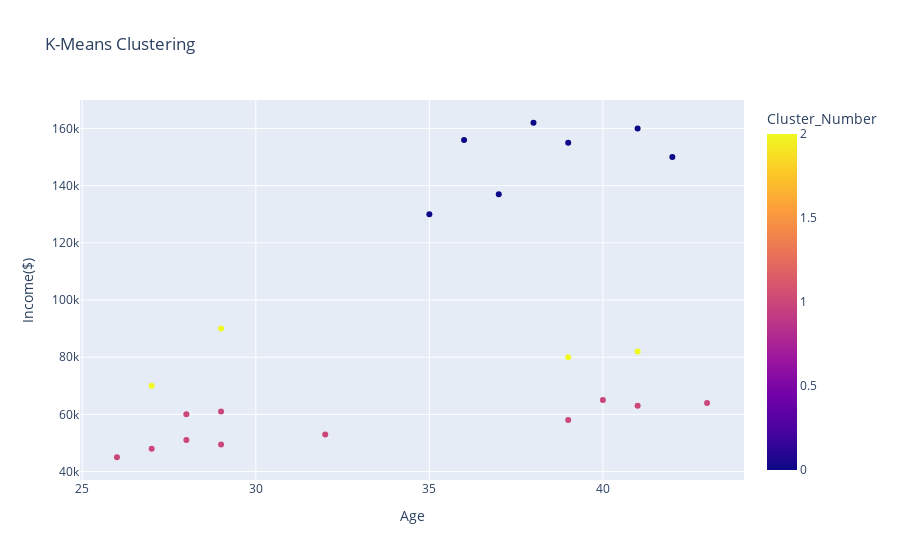

The notebook cell this image was saved under:
### Code cell
px.scatter(x='Age',y='Income($)', data_frame=df, color='Cluster_Number', title='K-Means Clustering')

### Figure 1 — Plotly figure (JSON) as saved in the notebook; plotly's stock layout.template omitted (floating-point values rounded to 4 significant figures)
{"data": [{"hovertemplate": "Age=%{x}<br>Income($)=%{y}<br>Cluster_Number=%{marker.color}<extra></extra>", "legendgroup": "", "marker": {"color": [2, 2, 1, 1, 0, 0, 0, 0, 0, 0, 0, 1, 1, 1, 1, 1, 1, 1, 1, 2, 2, 1], "coloraxis": "coloraxis", "symbol": "circle"}, "mode": "markers", "name": "", "orientation": "v", "showlegend": false, "type": "scatter", "x": [27, 29, 29, 28, 42, 39, 41, 38, 36, 35, 37, 26, 27, 28, 29, 32, 40, 41, 43, 39, 41, 39], "xaxis": "x", "y": [70000, 90000, 61000, 60000, 150000, 155000, 160000, 162000, 156000, 130000, 137000, 45000, 48000, 51000, 49500, 53000, 65000, 63000, 64000, 80000, 82000, 58000], "yaxis": "y"}], "layout": {"coloraxis": {"colorbar": {"title": {"text": "Cluster_Number"}}, "colorscale": [[0, "#0d0887"], [0.1111, "#46039f"], [0.2222, "#7201a8"], [0.3333, "#9c179e"], [0.4444, "#bd3786"], [0.5556, "#d8576b"], [0.6667, "#ed7953"], [0.7778, "#fb9f3a"], [0.8889, "#fdca26"], [1, "#f0f921"]]}, "legend": {"tracegroupgap": 0}, "title": {"text": "K-Means Clustering"}, "xaxis": {"anchor": "y", "domain": [0, 1], "title": {"text": "Age"}}, "yaxis": {"anchor": "x", "domain": [0, 1], "title": {"text": "Income($)"}}}}
